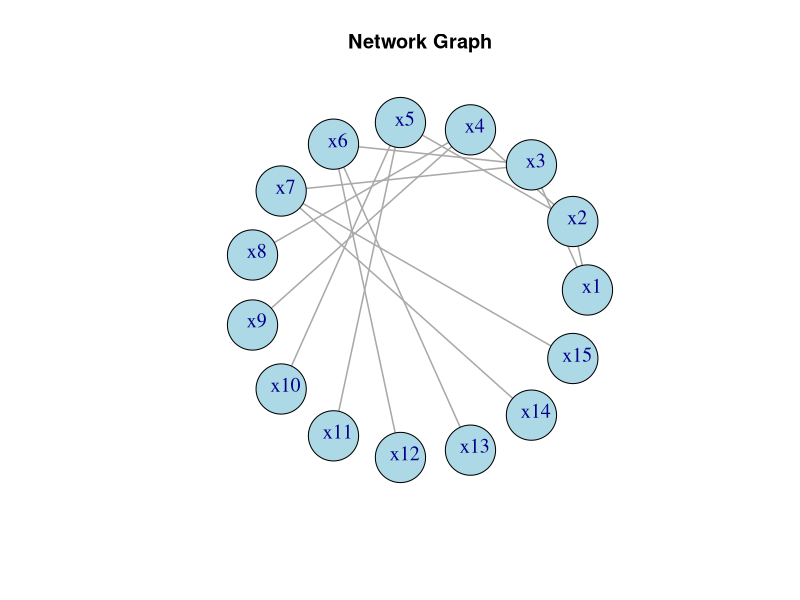

Write the R code that produced this figure.
##############################Question 1: 
###################### (a)
# 1-(a) (a)	Can you express the graph in Figure 1 as a bipartite graph? 
# That is divide the nodes into 2 groups such that all edges are between the two groups. 
A = matrix(nrow = 15, ncol = 15, data = 0)
rownames(A) = colnames(A) = c("x1", "x2", "x3", "x4", "x5", "x6", "x7",
                              "x8", "x9", "x10", "x11", "x12", "x13", "x14", "x15")
A[1,2] = A[1,3] = A[2,4] = A[2,5] = A[4,8] = A[4,9] = A[5,10] = A[5,11] = 1
A[3,6] = A[3,7] = A[6,12] = A[6,13] = A[7,14] = A[7,15] = 1
A = A + t(A)
A

library(igraph)
graph = graph_from_adjacency_matrix(A, mode = "undirected", weighted = TRUE)
plot(graph, layout = layout.circle, vertex.color = "lightblue", vertex.size = 30, 
     vertex.label.cex = 1.2, vertex.label.dist = 0.5, edge.width = 1.5,
     main = "Network Graph")

B = A%*%A
B